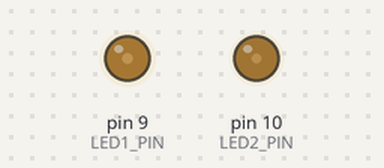
Simulated run of this sketch. Board: Arduino Uno, built with avr-gcc and run on an emulated ATmega328P. Parts: output pins drawn as LEDs (lit = HIGH).

Above: at 0.16 s.
Timing chart, 0 to 40.0 s (numbered marks = the images above):
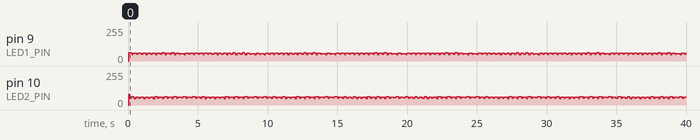

The sketch:

sinwave_micros.ino
```cpp
// تعريف أرجل الليدات (يجب أن تكون تدعم PWM - مثل 9 و 10)
const int LED1_PIN = 9;
const int LED2_PIN = 10;

// =========================================================
// 1. تحديد الأزمنة المطلوبة بالمايكرو ثانية (μs)
// =========================================================

// توقيتات الليد الأول (LED 1)
const unsigned long LED1_FADE_UP_TIME_US   = 4800; // 4.8 ثانية: مدة تدرج الإضاءة (0 -> 255)
const unsigned long LED1_FADE_DOWN_TIME_US = 4800; // 4.8 ثانية: مدة تدرج الخفوت (255 -> 0)
const unsigned long LED1_OFF_TIME_US       = 500; // 1.0 ثانية: مدة الإطفاء بعد الخفوت

// توقيتات الليد الثاني (LED 2)
const unsigned long LED2_FADE_UP_TIME_US   = 4800; // 2.0 ثانية: مدة تدرج الإضاءة
const unsigned long LED2_FADE_DOWN_TIME_US = 4800; // 2.0 ثانية: مدة تدرج الخفوت
const unsigned long LED2_OFF_TIME_US       = 500;     // 500 مايكرو ثانية: مدة الإطفاء المطلوبة

// =========================================================
// 2. متغيرات التحكم في الحالة والتوقيت
// =========================================================

int brightness = 0;            // مستوى السطوع الحالي (0-255)
int fadeDirection = 1;         // اتجاه التدرج (1 صعود، -1 نزول)
int currentLED = 0;            // لتحديد الليد النشط حالياً (LED1_PIN أو LED2_PIN)
unsigned long previousMicros = 0; // لتخزين آخر وقت تم فيه تغيير السطوع أو الحالة

// متغير يحمل الفاصل الزمني المحسوب بين كل خطوة سطوع (0-255)
unsigned long currentStepInterval = 0;

// 6 حالات لتغطية جميع المراحل
// 0: إعداد LED1 صعود | 1: تنفيذ LED1 صعود/خفوت | 2: انتظار إطفاء LED1
// 3: إعداد LED2 صعود | 4: تنفيذ LED2 صعود/خفوت | 5: انتظار إطفاء LED2
int currentState = 0;

void setup() {
  pinMode(LED1_PIN, OUTPUT);
  pinMode(LED2_PIN, OUTPUT);
  analogWrite(LED1_PIN, 0);
  analogWrite(LED2_PIN, 0);
}

void loop() {
  unsigned long currentMicros = micros();

  switch (currentState) {

    // ------------------- LED 1 -------------------

    case 0: // إعداد LED1 (حساب زمن خطوة الصعود)
      // لحساب الفاصل الزمني: (المدة الإجمالية / 255 خطوة)
      currentStepInterval = LED1_FADE_UP_TIME_US / 255;
      currentLED = LED1_PIN;
      fadeDirection = 1; // صعود
      brightness = 0;
      previousMicros = currentMicros;
      currentState = 1; // الانتقال للتنفيذ
      break;

    case 1: // تنفيذ تدرج LED1 صعوداً وهبوطاً
      if (fadeDirection == 1) { // تدرج صاعد (Fade UP)
        if (currentMicros - previousMicros >= currentStepInterval) {
          previousMicros += currentStepInterval;
          brightness += fadeDirection;
          analogWrite(currentLED, brightness);

          if (brightness >= 255) {
            currentStepInterval = LED1_FADE_DOWN_TIME_US / 255; // حساب زمن خطوة الخفوت
            fadeDirection = -1; // تغيير الاتجاه
            previousMicros = currentMicros; // إعادة ضبط التوقيت لمرحلة الخفوت
          }
        }
      } else { // تدرج هابط (Fade DOWN)
        if (currentMicros - previousMicros >= currentStepInterval) {
          previousMicros += currentStepInterval;
          brightness += fadeDirection;
          analogWrite(currentLED, brightness);

          if (brightness <= 0) {
            currentState = 2; // الانتقال لانتظار الإطفاء
            previousMicros = currentMicros; // إعادة ضبط التوقيت لمرحلة الانتظار
          }
        }
      }
      break;

    case 2: // انتظار إطفاء LED1 (LED1_OFF_TIME_US)
      if (currentMicros - previousMicros >= LED1_OFF_TIME_US) {
        currentState = 3; // الانتقال لإعداد LED2
      }
      break;

    // ------------------- LED 2 -------------------

    case 3: // إعداد LED2 (حساب زمن خطوة الصعود)
      currentStepInterval = LED2_FADE_UP_TIME_US / 255;
      currentLED = LED2_PIN;
      fadeDirection = 1; // صعود
      brightness = 0;
      previousMicros = currentMicros;
      currentState = 4; // الانتقال للتنفيذ
      break;

    case 4: // تنفيذ تدرج LED2 صعوداً وهبوطاً
      if (fadeDirection == 1) { // تدرج صاعد (Fade UP)
        if (currentMicros - previousMicros >= currentStepInterval) {
          previousMicros += currentStepInterval;
          brightness += fadeDirection;
          analogWrite(currentLED, brightness);

          if (brightness >= 255) {
            currentStepInterval = LED2_FADE_DOWN_TIME_US / 255; // حساب زمن خطوة الخفوت
            fadeDirection = -1; // تغيير الاتجاه
            previousMicros = currentMicros; // إعادة ضبط التوقيت لمرحلة الخفوت
          }
        }
      } else { // تدرج هابط (Fade DOWN)
        if (currentMicros - previousMicros >= currentStepInterval) {
          previousMicros += currentStepInterval;
          brightness += fadeDirection;
          analogWrite(currentLED, brightness);

          if (brightness <= 0) {
            currentState = 5; // الانتقال لانتظار الإطفاء
            previousMicros = currentMicros; // إعادة ضبط التوقيت لمرحلة الانتظار
          }
        }
      }
      break;

    case 5: // انتظار إطفاء LED2 (LED2_OFF_TIME_US)
      if (currentMicros - previousMicros >= LED2_OFF_TIME_US) {
        currentState = 0; // العودة لدورة LED1
      }
      break;
  }
}
```
